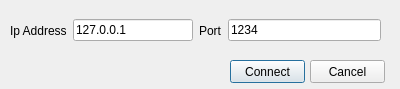
<?xml version="1.0" encoding="UTF-8"?>
<ui version="4.0">
 <class>JoinDialog</class>
 <widget class="QDialog" name="JoinDialog">
  <property name="windowModality">
   <enum>Qt::ApplicationModal</enum>
  </property>
  <property name="geometry">
   <rect>
    <x>0</x>
    <y>0</y>
    <width>400</width>
    <height>89</height>
   </rect>
  </property>
  <property name="windowTitle">
   <string>Join Server</string>
  </property>
  <property name="modal">
   <bool>true</bool>
  </property>
  <widget class="QWidget" name="horizontalLayoutWidget">
   <property name="geometry">
    <rect>
     <x>10</x>
     <y>10</y>
     <width>371</width>
     <height>41</height>
    </rect>
   </property>
   <layout class="QHBoxLayout" name="horizontalLayout">
    <item>
     <layout class="QHBoxLayout" name="horizontalLayout_2">
      <item>
       <layout class="QHBoxLayout" name="horizontalLayout_4">
        <item>
         <widget class="QLabel" name="labelIpAddr">
          <property name="text">
           <string>Ip Address</string>
          </property>
         </widget>
        </item>
        <item>
         <widget class="QLineEdit" name="lineIpAddr">
          <property name="text">
           <string>127.0.0.1</string>
          </property>
         </widget>
        </item>
       </layout>
      </item>
      <item>
       <layout class="QHBoxLayout" name="horizontalLayout_3">
        <item>
         <widget class="QLabel" name="labelPort">
          <property name="text">
           <string>Port</string>
          </property>
         </widget>
        </item>
        <item>
         <widget class="QLineEdit" name="linePort">
          <property name="inputMask">
           <string>1234; </string>
          </property>
          <property name="maxLength">
           <number>5</number>
          </property>
         </widget>
        </item>
       </layout>
      </item>
     </layout>
    </item>
   </layout>
  </widget>
  <widget class="QPushButton" name="joinConnectButton">
   <property name="geometry">
    <rect>
     <x>230</x>
     <y>60</y>
     <width>75</width>
     <height>23</height>
    </rect>
   </property>
   <property name="text">
    <string>Connect</string>
   </property>
  </widget>
  <widget class="QPushButton" name="joinCancelButton">
   <property name="geometry">
    <rect>
     <x>310</x>
     <y>60</y>
     <width>75</width>
     <height>23</height>
    </rect>
   </property>
   <property name="text">
    <string>Cancel</string>
   </property>
  </widget>
 </widget>
 <resources/>
 <connections/>
</ui>
